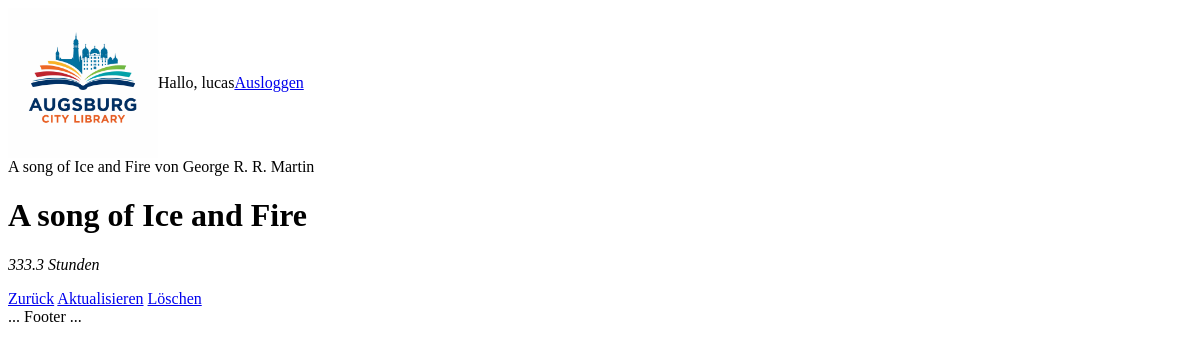
The page /books/5/ (signed in) on the database its author committed.
### books/models.py (models this page shows)
class Book(models.Model):
    title = models.CharField(max_length=200)
    author_key = models.ForeignKey(Author, blank=True, null=True, on_delete=models.SET_NULL)
    published_date = models.DateField()
    pages = models.IntegerField()
    summary = models.TextField()
    genre = models.ManyToManyField(Genre, blank=True)
    isbn = models.IntegerField()
    cover = models.ImageField(upload_to='covers/', null=True, blank=True)
    def __str__(self):
        return f'{self.title} von {self.author_key}'

class Author(models.Model):
    firstname = models.CharField(max_length=100)
    lastname = models.CharField(max_length=100)
    def __str__(self):
        return self.firstname + " " + self.lastname

### books/views.py (the view)
# urls.py: path('books/<int:pk>/', views.BookDetailView.as_view(), name='book-detail'),
class BookDetailView(DetailView):
    model = models.Book
    context_object_name = 'book'
    def get_context_data(self, **kwargs):
        context = super().get_context_data(**kwargs)
        book = context['book']
        book.reading_time = calc_reading_time(book)
        return context

### books/views.py (called while the page is built)
def calc_reading_time(book):
    try:
        return f'{round(book.pages / 30, 1)}'
    except ZeroDivisionError:
        return 'Keine Lesedauer angegeben'
    except TypeError:
        return 'Keine Lesedauer angegeben'
    except Exception as e:
        return f'Fehler: {e}'

### books/templates/books/book_detail.html (shortened to what this page needs)
{% extends 'base.html' %}
{% block content %}
    {% with reading_time=book.reading_time|add:" Stunden" %}
        <a>{{book}}</a>
        <h1>{{book.title}}</h1>
        <p><em>{{reading_time}}</em></p>
        <a href="{% url 'book-list' %}">Zurück</a>
        <a href="{% url 'book-update' book.pk %}">Aktualisieren</a>
        <a href="{% url 'book-delete' book.pk %}">Löschen</a>
    {% endwith %}
{% endblock %}

### books/templates/base.html (shortened to what this page needs)
<!DOCTYPE html>
{% load static %}
<html lang="en">
    <head>
        <link rel="stylesheet" href="{% static 'css/styles.css' %}">
    </head>
    <body>
        <nav>
            <img id="logo" class="logo-img" alt="Logo" src="{% static 'images/augsburg-city-library.png' %}" />
            {% if user.is_authenticated %}
                <span>Hallo, {{ user.username }}</span>
                <a href="{% url 'admin:logout' %}">Ausloggen</a>
            {% else %}
                <a href="{% url 'admin:login' %}">Einloggen</a>
            {% endif %}
        </nav>
        <main>
            {% block content %}
            {% endblock %}
        </main>
        <footer>... Footer ...</footer>
    </body>
</html>

### books/static/css/styles.css (style rules this page uses)
nav { display: flex; flex-direction: row; align-items: center; }
#logo { width: 150px; }

### rows shown on the page
Book: title+author_key "A song of Ice and Fire von George R. R. Martin", title "A song of Ice and Fire"

### other values the page prints
{{ user.username }} "lucas"
{{ reading_time }} "333.3 Stunden"
